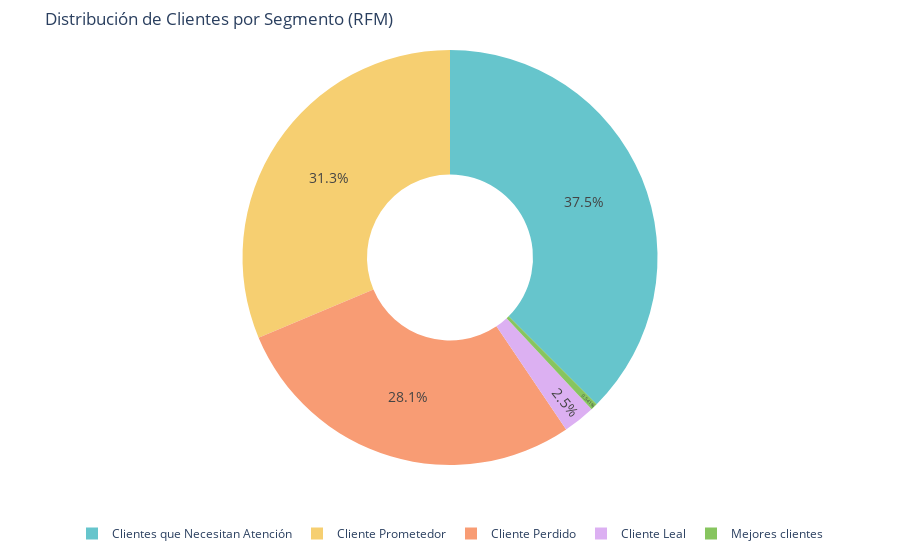

Here is the notebook cell this chart was saved with:
### Code cell
import plotly.express as px

fig = px.pie(
    cluster_counts,
    names='cluster_label',
    values='count',
    title="Distribución de Clientes por Segmento (RFM)",
    hole=0.4,  # Tamaño del agujero para el estilo "donut"
    template='plotly_white',
    color='cluster_label',
    color_discrete_sequence=px.colors.qualitative.Pastel
)

fig.update_traces(
    textinfo='percent',      # Muestra únicamente el porcentaje
    textposition='inside',   # Coloca el texto en el interior de cada porción
    textfont_size=14
)

fig.update_layout(
    annotations=[
        dict(
            text='',
            x=0.5,
            y=0.5,
            font_size=16,
            showarrow=False
        )
    ],
    legend=dict(
        orientation="h",
        yanchor="bottom",
        y=-0.2,
        xanchor="center",
        x=0.5
    ),
    margin=dict(l=50, r=50, t=50, b=50)
)

fig.show()

### Figure 1 — Plotly figure (JSON) as saved in the notebook; plotly's stock layout.template omitted (floating-point values rounded to 4 significant figures)
{"data": [{"customdata": [["Clientes que Necesitan Atención"], ["Cliente Prometedor"], ["Cliente Perdido"], ["Cliente Leal"], ["Mejores clientes"]], "domain": {"x": [0, 1], "y": [0, 1]}, "hole": 0.4, "hovertemplate": "cluster_label=%{customdata[0]}<br>count=%{value}<extra></extra>", "labels": ["Clientes que Necesitan Atención", "Cliente Prometedor", "Cliente Perdido", "Cliente Leal", "Mejores clientes"], "legendgroup": "", "marker": {"colors": ["rgb(102, 197, 204)", "rgb(246, 207, 113)", "rgb(248, 156, 116)", "rgb(220, 176, 242)", "rgb(135, 197, 95)"]}, "name": "", "showlegend": true, "textfont": {"size": 14}, "textinfo": "percent", "textposition": "inside", "type": "pie", "values": [2011, 1679, 1509, 134, 29]}], "layout": {"annotations": [{"font": {"size": 16}, "showarrow": false, "text": "", "x": 0.5, "y": 0.5}], "legend": {"orientation": "h", "tracegroupgap": 0, "x": 0.5, "xanchor": "center", "y": -0.2, "yanchor": "bottom"}, "margin": {"b": 50, "l": 50, "r": 50, "t": 50}, "piecolorway": ["rgb(102, 197, 204)", "rgb(246, 207, 113)", "rgb(248, 156, 116)", "rgb(220, 176, 242)", "rgb(135, 197, 95)", "rgb(158, 185, 243)", "rgb(254, 136, 177)", "rgb(201, 219, 116)", "rgb(139, 224, 164)", "rgb(180, 151, 231)", "rgb(179, 179, 179)"], "title": {"text": "Distribución de Clientes por Segmento (RFM)"}}}
